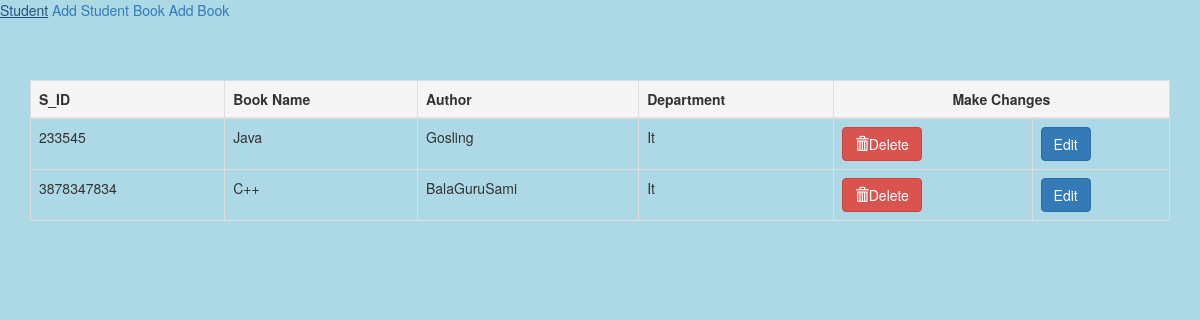
Before: /admin-dash/book/ (signed in) with the older database file.
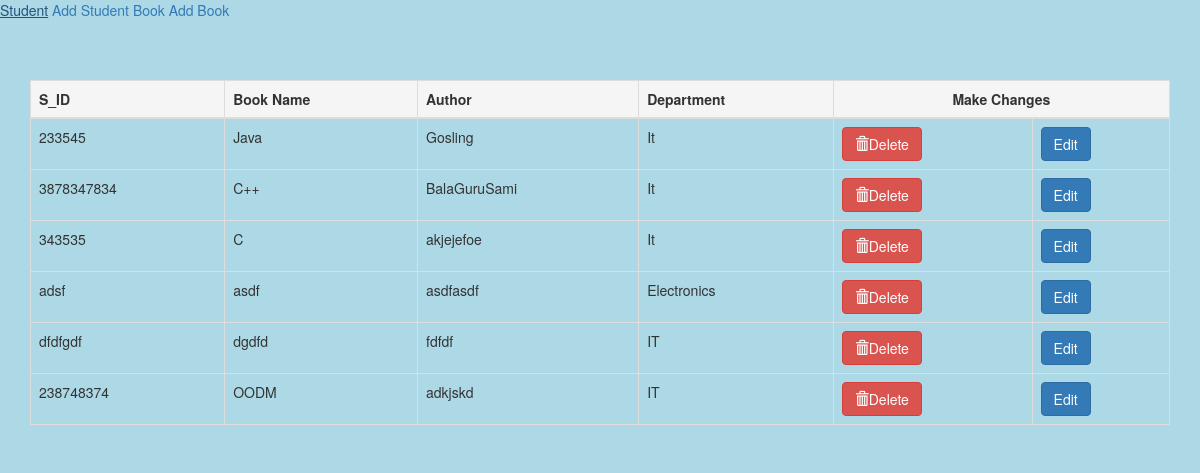
After: the same page with the newer database file.
### libraryapp/models.py (models this page shows, shortened)
class Book(models.Model):
    category_title = models.CharField(
        max_length=30, choices=CATEGORY_CHOICES, default=1)
    s_id = models.CharField(max_length=20, blank=False)
    book_name = models.CharField(max_length=30, blank=False)
    author = models.CharField(max_length=20, blank=False)

### libraryapp/views.py (the view)
class AdminBookView(LoginRequiredMixin, ListView):
    login_url = '/'
    template_name = 'book/adminbooklist.html'
    model = Book
    context_object_name = 'books'

### templates/book/adminbooklist.html (shortened to what this page needs)
{% extends '../base.html'%}
{% load static %}
    {% block content %}
         <div class="container">
                <table class="table table-bordered table-hover">
                     <thead class="thead-light">
                      <tr class="active">
                            <th>S_ID</th>
                            <th>Book Name</th>
                            <th>Author</th>
                            <th>Department</th>
                            <th colspan="2" style="text-align: center;">Make Changes</th>
                      </tr>
                      </thead>
                      {% for book in books %}
                      <tr>
                          <td>{{book.s_id}}</td>
                          <td>{{book.book_name}}</td>
                          <td>{{book.author}}</td>
                          <td>{{book.category_title}}</td>
                          <td><a href="{% url 'libraryapp:admindelete' book.id %}" class="btn btn-danger"><span class="glyphicon glyphicon-trash"></span>Delete</a></td>
                          <td><a href="{% url 'libraryapp:adminupdate' book.id %}" button class="btn btn-primary">Edit</button></a></td>
                      </tr>
                      {% endfor %}
    {% endblock %}

Changed rows visible on the page:
added Book: s_id "343535", book_name "C", author "akjejefoe", category_title "It"
added Book: s_id "adsf", book_name "asdf", author "asdfasdf", category_title "Electronics"
added Book: s_id "dfdfgdf", book_name "dgdfd", author "fdfdf", category_title "IT"
added Book: s_id "238748374", book_name "OODM", author "adkjskd", category_title "IT"
